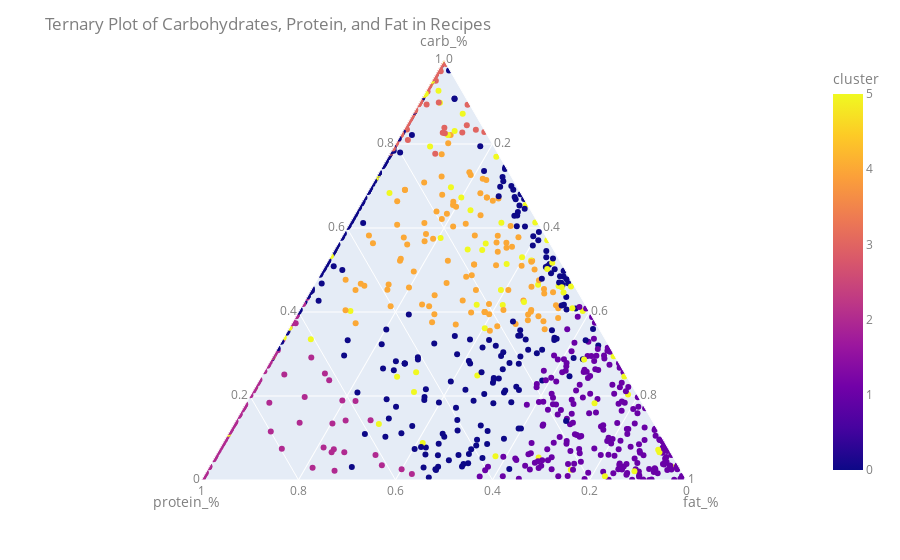

Write notebook code for a chart like this one.
### Code cell
import plotly.express as px

fig = px.scatter_ternary(EDA_recipe_df, a="carb_%", b="protein_%", c="fat_%",color='cluster',hover_name='cluster')
fig.update_layout(
    title="Ternary Plot of Carbohydrates, Protein, and Fat in Recipes",
    font=dict(
        size=12,
        color="#7f7f7f"
    ),
    scene=dict(
        xaxis_title="Carbohydrates (%)",
        yaxis_title="Protein (%)",
        zaxis_title="Fat (%)"
    )
)
fig.show()

### Figure 1 — Plotly figure (JSON) as saved in the notebook; plotly's stock layout.template omitted (floating-point values rounded to 4 significant figures; data arrays with more than 128 entries replaced by an {"elided": "..."} marker saying what was removed)
{"data": [{"a": {"elided": "905 float values"}, "b": {"elided": "905 float values"}, "c": {"elided": "905 float values"}, "hovertemplate": "<b>%{hovertext}</b><br><br>carb_%=%{a}<br>protein_%=%{b}<br>fat_%=%{c}<br>cluster=%{marker.color}<extra></extra>", "hovertext": {"elided": "905 int values"}, "legendgroup": "", "marker": {"color": {"elided": "905 int values"}, "coloraxis": "coloraxis", "symbol": "circle"}, "mode": "markers", "name": "", "showlegend": false, "subplot": "ternary", "type": "scatterternary"}], "layout": {"coloraxis": {"colorbar": {"title": {"text": "cluster"}}, "colorscale": [[0, "#0d0887"], [0.1111, "#46039f"], [0.2222, "#7201a8"], [0.3333, "#9c179e"], [0.4444, "#bd3786"], [0.5556, "#d8576b"], [0.6667, "#ed7953"], [0.7778, "#fb9f3a"], [0.8889, "#fdca26"], [1, "#f0f921"]]}, "font": {"color": "#7f7f7f", "size": 12}, "legend": {"tracegroupgap": 0}, "margin": {"t": 60}, "scene": {"xaxis": {"title": {"text": "Carbohydrates (%)"}}, "yaxis": {"title": {"text": "Protein (%)"}}, "zaxis": {"title": {"text": "Fat (%)"}}}, "ternary": {"aaxis": {"title": {"text": "carb_%"}}, "baxis": {"title": {"text": "protein_%"}}, "caxis": {"title": {"text": "fat_%"}}, "domain": {"x": [0, 1], "y": [0, 1]}}, "title": {"text": "Ternary Plot of Carbohydrates, Protein, and Fat in Recipes"}}}
